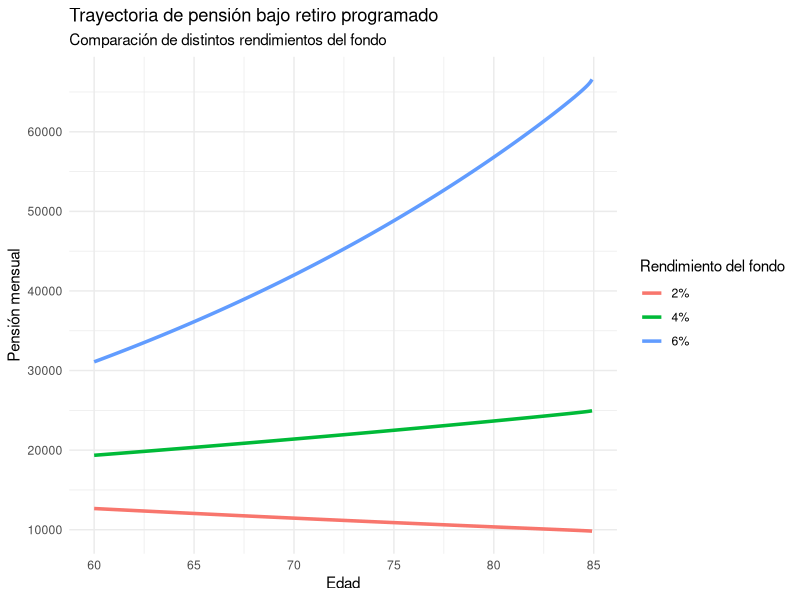

The R script that drew this image:
library(tidyverse)

# =========================
# PARAMETROS
# =========================

edad_inicio  <- 20
edad_retiro  <- 60
edad_muerte  <- 85

salario_inicial <- 30000
crec_salario    <- 0.02
cotizacion      <- 0.084

tasa_tecnica <- 0.03

rendimientos <- c(0.02,0.04,0.06)

meses_trabajo <- (edad_retiro - edad_inicio)*12
meses_retiro  <- (edad_muerte - edad_retiro)*12

# =========================
# FUNCION DE SIMULACION
# =========================

simular_pension <- function(r){
  
  edad <- seq(edad_inicio, edad_retiro-1/12, by=1/12)
  
  salario <- salario_inicial*(1+crec_salario)^(edad-edad_inicio)
  
  aporte <- salario*cotizacion
  
  fondo <- numeric(length(edad))
  
  for(i in 2:length(fondo)){
    
    fondo[i] <- fondo[i-1]*(1+r/12) + aporte[i]
    
  }
  
  capital <- tail(fondo,1)
  
  edad_pension <- seq(edad_retiro, edad_muerte-1/12, by=1/12)
  
  pension <- numeric(meses_retiro)
  fondo_retiro <- numeric(meses_retiro)
  
  fondo_retiro[1] <- capital
  
  for(t in 1:meses_retiro){
    
    vida_restante <- meses_retiro - t + 1
    
    anualidad <- sum(1/(1+tasa_tecnica/12)^(1:vida_restante))
    
    pension[t] <- fondo_retiro[t]/anualidad
    
    if(t < meses_retiro){
      
      fondo_retiro[t+1] <- fondo_retiro[t]*(1+r/12) - pension[t]
      
    }
    
  }
  
  data.frame(
    
    edad = edad_pension,
    pension = pension,
    rendimiento = paste0(r*100,"%")
    
  )
  
}

# =========================
# CORRER SIMULACIONES
# =========================

resultados <- map_df(rendimientos, simular_pension)

# =========================
# GRAFICO
# =========================

ggplot(resultados, aes(x=edad, y=pension, color=rendimiento)) +
  
  geom_line(size=1.2) +
  
  labs(
    title="Trayectoria de pensión bajo retiro programado",
    subtitle="Comparación de distintos rendimientos del fondo",
    x="Edad",
    y="Pensión mensual",
    color="Rendimiento del fondo"
  ) +
  
  theme_minimal()
